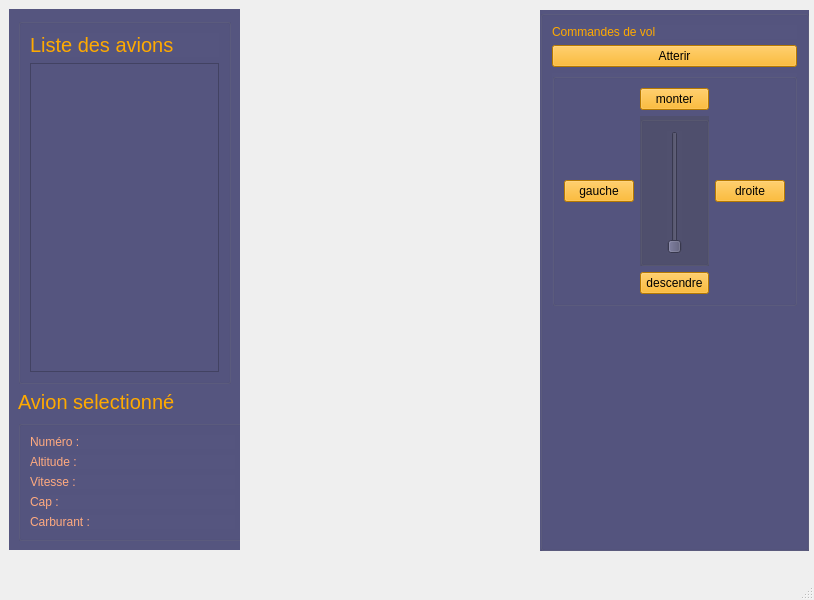
<?xml version="1.0" encoding="UTF-8"?>
<ui version="4.0">
 <class>MainWindow</class>
 <widget class="QMainWindow" name="MainWindow">
  <property name="geometry">
   <rect>
    <x>0</x>
    <y>0</y>
    <width>814</width>
    <height>600</height>
   </rect>
  </property>
  <property name="windowTitle">
   <string>MainWindow</string>
  </property>
  <widget class="QWidget" name="centralwidget">
   <widget class="QFrame" name="verticalFrame">
    <property name="geometry">
     <rect>
      <x>9</x>
      <y>9</y>
      <width>231</width>
      <height>541</height>
     </rect>
    </property>
    <property name="styleSheet">
     <string notr="true">background-color: rgb(85, 85, 127);</string>
    </property>
    <layout class="QVBoxLayout" name="verticalLayout">
     <item>
      <widget class="QGroupBox" name="verticalGroupBox">
       <layout class="QVBoxLayout" name="verticalLayout_2">
        <item>
         <widget class="QLabel" name="label_6">
          <property name="font">
           <font>
            <pointsize>15</pointsize>
           </font>
          </property>
          <property name="styleSheet">
           <string notr="true">color: rgb(255, 170, 0);
border-color: rgb(0, 85, 127);
</string>
          </property>
          <property name="text">
           <string>Liste des avions</string>
          </property>
         </widget>
        </item>
        <item>
         <widget class="QListView" name="listView">
          <property name="styleSheet">
           <string notr="true">border-color: rgb(0, 85, 127);</string>
          </property>
         </widget>
        </item>
       </layout>
      </widget>
     </item>
     <item>
      <widget class="QLabel" name="label_7">
       <property name="font">
        <font>
         <pointsize>15</pointsize>
        </font>
       </property>
       <property name="styleSheet">
        <string notr="true">color: rgb(255, 170, 0);
border-color: rgb(0, 85, 127);</string>
       </property>
       <property name="text">
        <string>Avion selectionné</string>
       </property>
      </widget>
     </item>
     <item alignment="Qt::AlignHCenter|Qt::AlignVCenter">
      <widget class="QGroupBox" name="verticalGroupBox_2">
       <property name="minimumSize">
        <size>
         <width>229</width>
         <height>93</height>
        </size>
       </property>
       <layout class="QVBoxLayout" name="verticalLayout_3">
        <item>
         <widget class="QLabel" name="label_5">
          <property name="styleSheet">
           <string notr="true">color: rgb(255, 170, 127);</string>
          </property>
          <property name="text">
           <string>Numéro :</string>
          </property>
         </widget>
        </item>
        <item>
         <widget class="QLabel" name="label_4">
          <property name="styleSheet">
           <string notr="true">color: rgb(255, 170, 127);</string>
          </property>
          <property name="text">
           <string>Altitude :</string>
          </property>
         </widget>
        </item>
        <item>
         <widget class="QLabel" name="label_3">
          <property name="styleSheet">
           <string notr="true">color: rgb(255, 170, 127);</string>
          </property>
          <property name="text">
           <string>Vitesse :</string>
          </property>
         </widget>
        </item>
        <item>
         <widget class="QLabel" name="label">
          <property name="styleSheet">
           <string notr="true">color: rgb(255, 170, 127);</string>
          </property>
          <property name="text">
           <string>Cap :</string>
          </property>
         </widget>
        </item>
        <item>
         <widget class="QLabel" name="label_2">
          <property name="styleSheet">
           <string notr="true">color: rgb(255, 170, 127);</string>
          </property>
          <property name="text">
           <string>Carburant :</string>
          </property>
         </widget>
        </item>
       </layout>
      </widget>
     </item>
    </layout>
   </widget>
   <widget class="QGroupBox" name="verticalGroupBox">
    <property name="geometry">
     <rect>
      <x>540</x>
      <y>10</y>
      <width>269</width>
      <height>541</height>
     </rect>
    </property>
    <property name="styleSheet">
     <string notr="true">background-color: rgb(85, 85, 127);</string>
    </property>
    <layout class="QVBoxLayout" name="verticalLayout_4">
     <item>
      <widget class="QLabel" name="label_8">
       <property name="styleSheet">
        <string notr="true">font: 15pt &quot;MS Shell Dlg 2&quot;;
color: rgb(255, 170, 0);</string>
       </property>
       <property name="text">
        <string>Commandes de vol</string>
       </property>
      </widget>
     </item>
     <item>
      <widget class="QPushButton" name="pushButton_3">
       <property name="styleSheet">
        <string notr="true">color: rgb(0, 0, 0);
font: 11pt &quot;MS Shell Dlg 2&quot;;
background-color: rgb(255, 170, 0);</string>
       </property>
       <property name="text">
        <string>Atterir</string>
       </property>
      </widget>
     </item>
     <item>
      <widget class="QGroupBox" name="gridGroupBox">
       <layout class="QGridLayout" name="gridLayout">
        <item row="1" column="0">
         <widget class="QPushButton" name="pushButton">
          <property name="styleSheet">
           <string notr="true">background-color: rgb(255, 170, 0);</string>
          </property>
          <property name="text">
           <string>gauche</string>
          </property>
         </widget>
        </item>
        <item row="2" column="2">
         <widget class="QPushButton" name="pushButton_5">
          <property name="styleSheet">
           <string notr="true">background-color: rgb(255, 170, 0);</string>
          </property>
          <property name="text">
           <string>descendre</string>
          </property>
         </widget>
        </item>
        <item row="0" column="2">
         <widget class="QPushButton" name="pushButton_4">
          <property name="styleSheet">
           <string notr="true">background-color: rgb(255, 170, 0);</string>
          </property>
          <property name="text">
           <string>monter</string>
          </property>
         </widget>
        </item>
        <item row="1" column="3">
         <widget class="QPushButton" name="pushButton_2">
          <property name="styleSheet">
           <string notr="true">background-color: rgb(255, 170, 0);</string>
          </property>
          <property name="text">
           <string>droite</string>
          </property>
         </widget>
        </item>
        <item row="1" column="2">
         <widget class="QGroupBox" name="horizontalGroupBox">
          <property name="styleSheet">
           <string notr="true">background-color: rgb(80, 80, 110);</string>
          </property>
          <layout class="QHBoxLayout" name="horizontalLayout">
           <item>
            <widget class="QSlider" name="verticalSlider">
             <property name="styleSheet">
              <string notr="true"/>
             </property>
             <property name="orientation">
              <enum>Qt::Vertical</enum>
             </property>
            </widget>
           </item>
          </layout>
         </widget>
        </item>
       </layout>
      </widget>
     </item>
     <item>
      <spacer name="verticalSpacer">
       <property name="orientation">
        <enum>Qt::Vertical</enum>
       </property>
       <property name="sizeHint" stdset="0">
        <size>
         <width>20</width>
         <height>40</height>
        </size>
       </property>
      </spacer>
     </item>
    </layout>
   </widget>
  </widget>
  <widget class="QMenuBar" name="menubar">
   <property name="geometry">
    <rect>
     <x>0</x>
     <y>0</y>
     <width>814</width>
     <height>21</height>
    </rect>
   </property>
  </widget>
  <widget class="QStatusBar" name="statusbar"/>
 </widget>
 <resources/>
 <connections/>
</ui>
